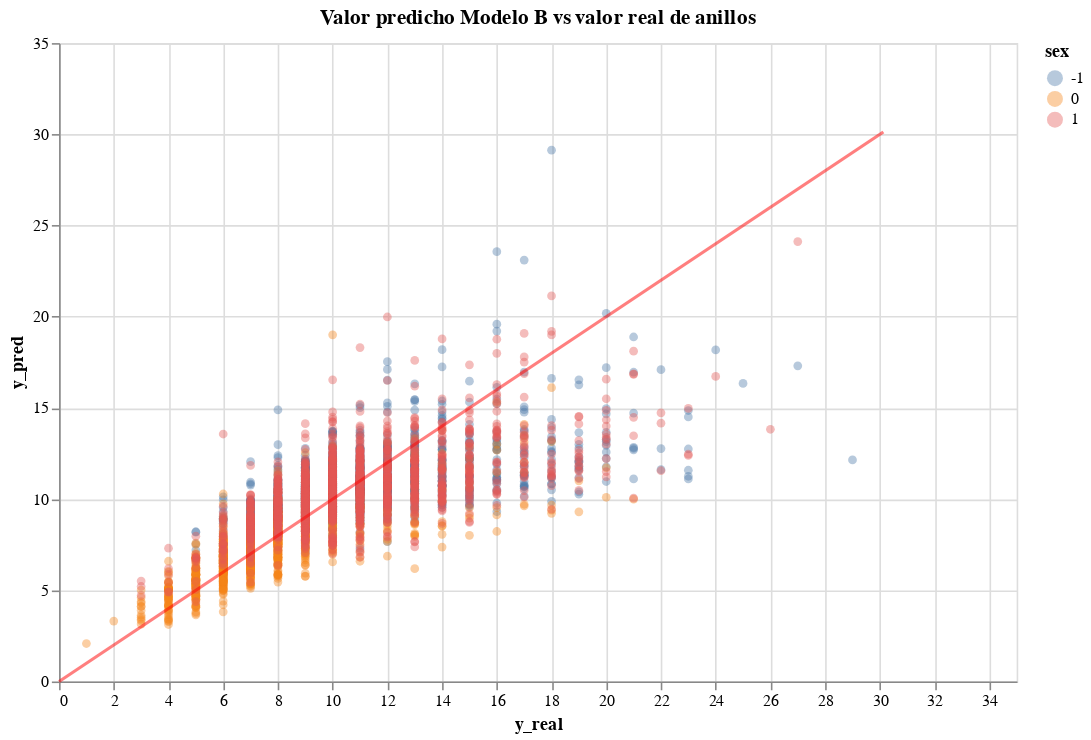

The code cell stored with this chart in its notebook:
### Code cell
chart_C = alt.Chart(df_C).mark_circle(opacity=0.4).encode(
    x="y_real",
    y="y_pred",
    color="sex:N"
).properties(
    width=600,
    height=400,
    title="Valor predicho Modelo B vs valor real de anillos"
)

identity_line_C = (
    alt.Chart(
        pd.DataFrame({"y_real": [0, df_C.max().max() + 1], "y_pred": [0, df_C.max().max() + 1]})
    )
    .mark_line(color="red", opacity=0.5)
    .encode(
        x="y_real",
        y="y_pred"
    )
)

chart_C + identity_line_C

### Figure 1 — Vega-Lite specification as saved in the notebook (floating-point values rounded to 4 significant figures; data arrays with more than 128 entries replaced by an {"elided": "..."} marker saying what was removed)
{"config": {"background": "white", "view": {"continuousWidth": 400, "continuousHeight": 300}}, "layer": [{"data": {"name": "data-5cdab702103073a0ec66d508ad2c8717"}, "mark": {"type": "circle", "opacity": 0.4}, "encoding": {"color": {"type": "nominal", "field": "sex"}, "x": {"type": "quantitative", "field": "y_real"}, "y": {"type": "quantitative", "field": "y_pred"}}, "height": 400, "title": "Valor predicho Modelo B vs valor real de anillos", "width": 600}, {"data": {"name": "data-d088c14b1c65a923d02744f3f2266e41"}, "mark": {"type": "line", "color": "red", "opacity": 0.5}, "encoding": {"x": {"type": "quantitative", "field": "y_real"}, "y": {"type": "quantitative", "field": "y_pred"}}}], "$schema": "https://vega.github.io/schema/vega-lite/v4.8.1.json", "datasets": {"data-5cdab702103073a0ec66d508ad2c8717": {"elided": "4175 records"}, "data-d088c14b1c65a923d02744f3f2266e41": [{"y_real": 0.0, "y_pred": 0.0}, {"y_real": 30.13, "y_pred": 30.13}]}}
